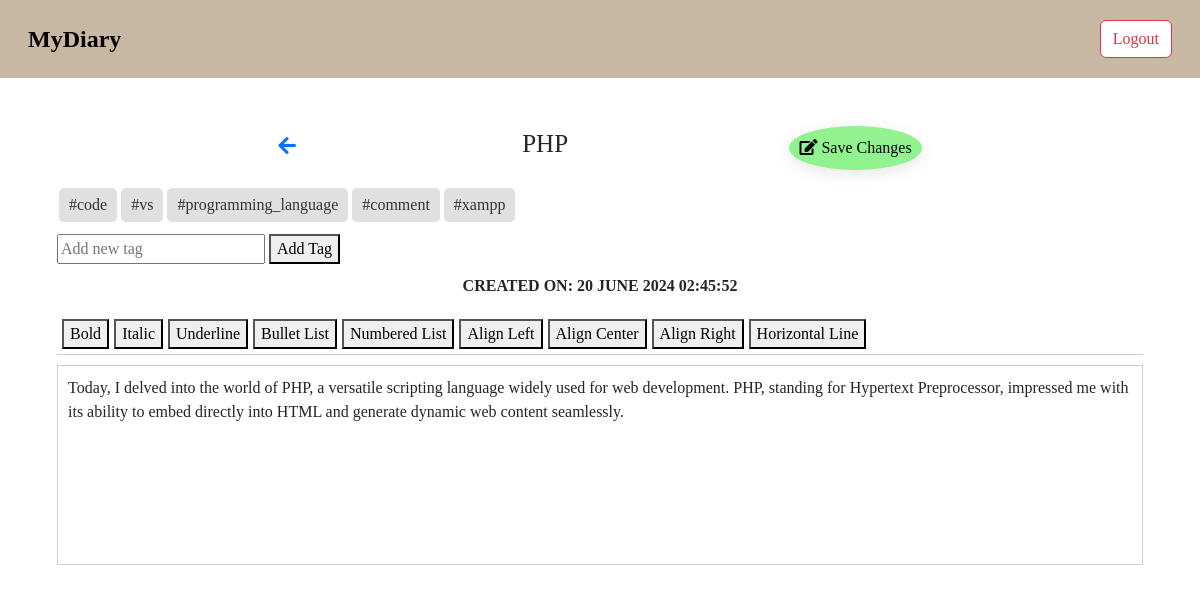
Page /pages/content.php?diary_id=1&id=1 (signed in) on the committed database.
### tables this page shows
CREATE TABLE `entries` (
  `id` int(11) NOT NULL,
  `diary_id` int(11) DEFAULT NULL,
  `date_created` datetime DEFAULT current_timestamp(),
  `title` varchar(100) NOT NULL,
  `content` text DEFAULT NULL
);

### pages/content.php (the view, shortened to what this page needs)
<?php
include("links.php");
require_once('../config/db.php');
$entry_id = $_GET['id'];
$diary_id = $_GET['diary_id'];
$query = "SELECT title, content, date_created FROM entries WHERE id = ?";
$stmt = $con->prepare($query);
$stmt->bind_param("i", $entry_id);
$stmt->execute();
$result = $stmt->get_result();
if ($result->num_rows > 0) {
    $entry = $result->fetch_assoc();
} else {
    echo "Entry not found.";
    exit();
}
$new_content = $entry['content'];
?>
<?php include("../components/navbar.php");?>
<!DOCTYPE html>
<html lang="en">
<head>
    <link rel="stylesheet"href="../style/content.css">
</head>
<body>
<div class="container mt-5">
    <div class="containt_diary">
        <form action="" method="post" onsubmit="submitForm()">
            <div class="top_bar d-flex">
                <a href="entries.php?diary_id=<?php echo htmlspecialchars($diary_id); ?>"><i class="fas fa-arrow-left"></i></a>
<h1><?php echo htmlspecialchars($entry['title']); ?></h1>
<button type="submit" name="update"><i class="fas fa-edit"></i> Save Changes</button>
</div>
<div class="mt-3">
<div id="tagsContainer">
</div>
<div class="tag-input">
<input type="text" id="newTag" placeholder="Add new tag">
<button type="button" onclick="addTag()">Add Tag</button>
</div>
</div>
<div class="upadate">
            <p>Created On: <span><?php echo date("d F Y h:i:s", strtotime($entry['date_created'])); ?></span></p>
        </div>
        <div class="editor-toolbar table-responsive">
            <button type="button" onclick="formatText('bold')">Bold</button>
            <button type="button" onclick="formatText('italic')">Italic</button>
            <button type="button" onclick="formatText('underline')">Underline</button>
            <button type="button" onclick="formatText('insertUnorderedList')">Bullet List</button>
            <button type="button" onclick="formatText('insertOrderedList')">Numbered List</button>
            <button type="button" onclick="formatText('justifyLeft')">Align Left</button>
            <button type="button" onclick="formatText('justifyCenter')">Align Center</button>
            <button type="button" onclick="formatText('justifyRight')">Align Right</button>
            <button type="button" onclick="formatText('insertHorizontalRule')">Horizontal Line</button>
        </div>
        <div id="editor" class="editor-content" contenteditable="true"><?php echo $new_content; ?></div>
    </form>
</div>
</div>
</body>
</html>

### style/diary_page.css (style rules this page uses)
body { font-family: 'Times New Roman', Times, serif; }
.containt_diary { width:100%; padding:0px 15px; }
.containt_diary .top_bar { margin-top:25px; justify-content: space-evenly; align-items: center; }
.containt_diary .top_bar a .fa-arrow-left { font-size:20px; margin-right: 5px; }
.containt_diary .top_bar h1 { font-size:25px; text-transform:uppercase; text-align: center; }
.containt_diary .top_bar button { cursor: pointer; padding:10px; border-radius: 50%; outline: none; border: none; background-color:rgb(144, 243, 144); box-shadow: 0 4px 16px rgb(0 0 0 / 10%); }
.containt_diary .upadate p { margin-top:10px; text-transform: uppercase; font-weight:bold; text-align:center; }

### style/navbar.css (style rules this page uses)
body { font-family: 'Times New Roman', Times, serif; }

### style/content.css (style rules this page uses)
body { font-family: 'Times New Roman', Times, serif; }
.editor-toolbar { display: flex; border-bottom: 1px solid #ccc; padding: 5px; margin-bottom: 10px; }
.editor-toolbar button { margin-right: 5px; }
.editor-content { border: 1px solid #ccc; padding: 10px; min-height: 200px; overflow: auto; }
.tag-input { margin-top: 10px; }

### rows in the picture
entries: title "PHP", date_created "20 JUNE 2024 02:45:52", content "Today, I delved into the world of PHP, a versatile scripting language widely used for web development. PHP, standing for Hypertext Preprocessor, impressed me with its ability to embed directly into HTML and generate dynamic web content seamlessly."
